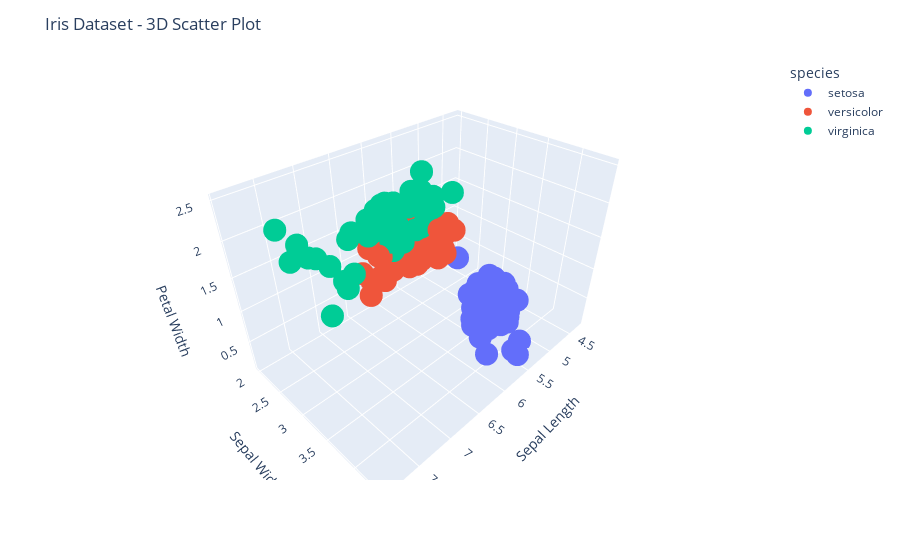

Here is the notebook cell this chart was saved with:
### Markdown cell above
### 3D Data Visualization

3D data visualization is a technique used to represent and explore data in three-dimensional space. It allows for a more immersive and intuitive understanding of complex data by adding an extra dimension to the visualization.

### Code cell
# Load the dataset
df = px.data.iris()

# Create the 3D Scatter Plot
fig = px.scatter_3d(df, x='sepal_length', y='sepal_width', z='petal_width', color='species')

# Customize the appearance of the plot
fig.update_layout(title="Iris Dataset - 3D Scatter Plot",
                  scene=dict(xaxis_title='Sepal Length',
                             yaxis_title='Sepal Width',
                             zaxis_title='Petal Width'))

# Display the plot
fig.show()

### Figure 1 — Plotly figure (JSON) as saved in the notebook; plotly's stock layout.template omitted (floating-point values rounded to 4 significant figures)
{"data": [{"hovertemplate": "species=setosa<br>sepal_length=%{x}<br>sepal_width=%{y}<br>petal_width=%{z}<extra></extra>", "legendgroup": "setosa", "marker": {"color": "#636efa", "symbol": "circle"}, "mode": "markers", "name": "setosa", "scene": "scene", "showlegend": true, "type": "scatter3d", "x": [5.1, 4.9, 4.7, 4.6, 5, 5.4, 4.6, 5, 4.4, 4.9, 5.4, 4.8, 4.8, 4.3, 5.8, 5.7, 5.4, 5.1, 5.7, 5.1, 5.4, 5.1, 4.6, 5.1, 4.8, 5, 5, 5.2, 5.2, 4.7, 4.8, 5.4, 5.2, 5.5, 4.9, 5, 5.5, 4.9, 4.4, 5.1, 5, 4.5, 4.4, 5, 5.1, 4.8, 5.1, 4.6, 5.3, 5], "y": [3.5, 3, 3.2, 3.1, 3.6, 3.9, 3.4, 3.4, 2.9, 3.1, 3.7, 3.4, 3, 3, 4, 4.4, 3.9, 3.5, 3.8, 3.8, 3.4, 3.7, 3.6, 3.3, 3.4, 3, 3.4, 3.5, 3.4, 3.2, 3.1, 3.4, 4.1, 4.2, 3.1, 3.2, 3.5, 3.1, 3, 3.4, 3.5, 2.3, 3.2, 3.5, 3.8, 3, 3.8, 3.2, 3.7, 3.3], "z": [0.2, 0.2, 0.2, 0.2, 0.2, 0.4, 0.3, 0.2, 0.2, 0.1, 0.2, 0.2, 0.1, 0.1, 0.2, 0.4, 0.4, 0.3, 0.3, 0.3, 0.2, 0.4, 0.2, 0.5, 0.2, 0.2, 0.4, 0.2, 0.2, 0.2, 0.2, 0.4, 0.1, 0.2, 0.1, 0.2, 0.2, 0.1, 0.2, 0.2, 0.3, 0.3, 0.2, 0.6, 0.4, 0.3, 0.2, 0.2, 0.2, 0.2]}, {"hovertemplate": "species=versicolor<br>sepal_length=%{x}<br>sepal_width=%{y}<br>petal_width=%{z}<extra></extra>", "legendgroup": "versicolor", "marker": {"color": "#EF553B", "symbol": "circle"}, "mode": "markers", "name": "versicolor", "scene": "scene", "showlegend": true, "type": "scatter3d", "x": [7, 6.4, 6.9, 5.5, 6.5, 5.7, 6.3, 4.9, 6.6, 5.2, 5, 5.9, 6, 6.1, 5.6, 6.7, 5.6, 5.8, 6.2, 5.6, 5.9, 6.1, 6.3, 6.1, 6.4, 6.6, 6.8, 6.7, 6, 5.7, 5.5, 5.5, 5.8, 6, 5.4, 6, 6.7, 6.3, 5.6, 5.5, 5.5, 6.1, 5.8, 5, 5.6, 5.7, 5.7, 6.2, 5.1, 5.7], "y": [3.2, 3.2, 3.1, 2.3, 2.8, 2.8, 3.3, 2.4, 2.9, 2.7, 2, 3, 2.2, 2.9, 2.9, 3.1, 3, 2.7, 2.2, 2.5, 3.2, 2.8, 2.5, 2.8, 2.9, 3, 2.8, 3, 2.9, 2.6, 2.4, 2.4, 2.7, 2.7, 3, 3.4, 3.1, 2.3, 3, 2.5, 2.6, 3, 2.6, 2.3, 2.7, 3, 2.9, 2.9, 2.5, 2.8], "z": [1.4, 1.5, 1.5, 1.3, 1.5, 1.3, 1.6, 1, 1.3, 1.4, 1, 1.5, 1, 1.4, 1.3, 1.4, 1.5, 1, 1.5, 1.1, 1.8, 1.3, 1.5, 1.2, 1.3, 1.4, 1.4, 1.7, 1.5, 1, 1.1, 1, 1.2, 1.6, 1.5, 1.6, 1.5, 1.3, 1.3, 1.3, 1.2, 1.4, 1.2, 1, 1.3, 1.2, 1.3, 1.3, 1.1, 1.3]}, {"hovertemplate": "species=virginica<br>sepal_length=%{x}<br>sepal_width=%{y}<br>petal_width=%{z}<extra></extra>", "legendgroup": "virginica", "marker": {"color": "#00cc96", "symbol": "circle"}, "mode": "markers", "name": "virginica", "scene": "scene", "showlegend": true, "type": "scatter3d", "x": [6.3, 5.8, 7.1, 6.3, 6.5, 7.6, 4.9, 7.3, 6.7, 7.2, 6.5, 6.4, 6.8, 5.7, 5.8, 6.4, 6.5, 7.7, 7.7, 6, 6.9, 5.6, 7.7, 6.3, 6.7, 7.2, 6.2, 6.1, 6.4, 7.2, 7.4, 7.9, 6.4, 6.3, 6.1, 7.7, 6.3, 6.4, 6, 6.9, 6.7, 6.9, 5.8, 6.8, 6.7, 6.7, 6.3, 6.5, 6.2, 5.9], "y": [3.3, 2.7, 3, 2.9, 3, 3, 2.5, 2.9, 2.5, 3.6, 3.2, 2.7, 3, 2.5, 2.8, 3.2, 3, 3.8, 2.6, 2.2, 3.2, 2.8, 2.8, 2.7, 3.3, 3.2, 2.8, 3, 2.8, 3, 2.8, 3.8, 2.8, 2.8, 2.6, 3, 3.4, 3.1, 3, 3.1, 3.1, 3.1, 2.7, 3.2, 3.3, 3, 2.5, 3, 3.4, 3], "z": [2.5, 1.9, 2.1, 1.8, 2.2, 2.1, 1.7, 1.8, 1.8, 2.5, 2, 1.9, 2.1, 2, 2.4, 2.3, 1.8, 2.2, 2.3, 1.5, 2.3, 2, 2, 1.8, 2.1, 1.8, 1.8, 1.8, 2.1, 1.6, 1.9, 2, 2.2, 1.5, 1.4, 2.3, 2.4, 1.8, 1.8, 2.1, 2.4, 2.3, 1.9, 2.3, 2.5, 2.3, 1.9, 2, 2.3, 1.8]}], "layout": {"legend": {"title": {"text": "species"}, "tracegroupgap": 0}, "margin": {"t": 60}, "scene": {"domain": {"x": [0, 1], "y": [0, 1]}, "xaxis": {"title": {"text": "Sepal Length"}}, "yaxis": {"title": {"text": "Sepal Width"}}, "zaxis": {"title": {"text": "Petal Width"}}}, "title": {"text": "Iris Dataset - 3D Scatter Plot"}}}
